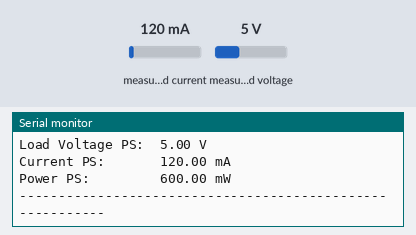
Recording of a sketch running on a simulated Arduino Leonardo, built with avr-gcc and run on an emulated ATmega32U4. On the bench: the last lines printed to the serial monitor. The test bench sets the inputs (shaded band); at power-on: measured voltage 5 V, measured current 120 mA.

Above: at 1.3 s.
1.4 s: measured voltage set to 3.8 V
At 2.9 s:
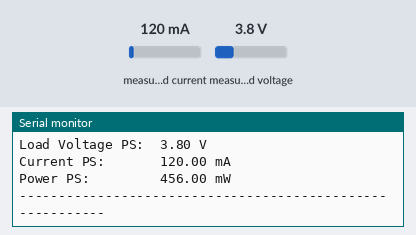
4.4 s: measured current set to 40 mA
At 5.3 s:
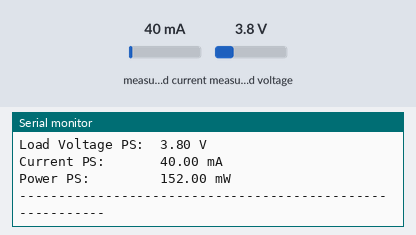
5.9 s: measured current set to 500 mA
At 7.5 s:
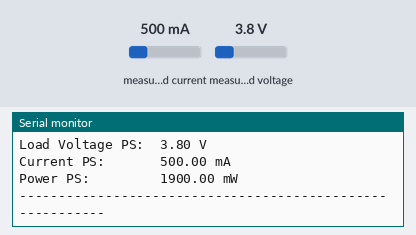
Timing chart, 0 to 9.0 s (numbered marks = the images above; inputs shaded):
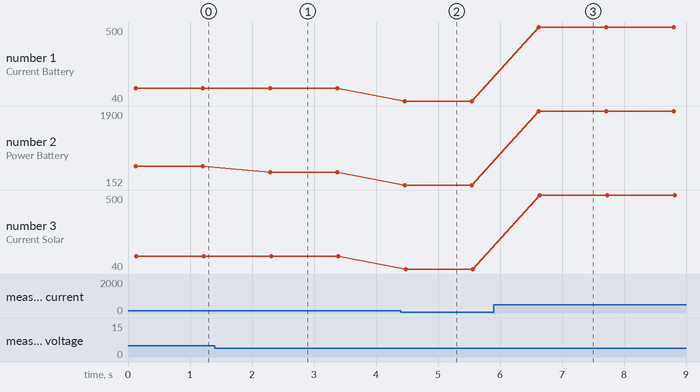

Measured:
- after the input at 1.4 s, the serial monitor: prints a new line after 0.89 s (image 1)
- after the input at 4.4 s, the serial monitor: prints a new line after 0.06 s (image 2)
- after the input at 5.9 s, the serial monitor: prints a new line after 0.72 s (image 3)
- plotted number 1: 120 → 40 after the input at 4.4 s, 40 → 500 after the input at 5.9 s
- plotted number 2: 600 → 456 after the input at 1.4 s, 456 → 152 after the input at 4.4 s, 152 → 1900 after the input at 5.9 s
- plotted number 3: 120 → 40 after the input at 4.4 s, 40 → 500 after the input at 5.9 s

The sketch:

PowerMeterV2.ino
```cpp
//Read INA260 power measurement devices on Skunkworks solar power project.

#include <Wire.h>
#include <Adafruit_INA219.h>
#include <Adafruit_INA260.h>

Adafruit_INA260 ina260_A = Adafruit_INA260();
Adafruit_INA260 ina260_B = Adafruit_INA260();
Adafruit_INA260 ina260_C = Adafruit_INA260();
Adafruit_INA260 ina260_D = Adafruit_INA260();

//Initialize cumulative battery current
  float cum_batt_current = 0.0;

void setup(void)
{
  Serial.begin(115200);
  while (!Serial)
  {
      // will pause Zero, Leonardo, etc until serial console opens
      delay(1);
  }

// Set up the serial port to talk to the P{
  Serial1.begin(9600);
  while (!Serial1) {Serial.print ("Waiting for Pi port");}

  uint32_t currentFrequency;


  // Initialize the INA260.
  // By default the initialization will use the largest range (32V, 2A).  However
  // you can call a setCalibration function to change this range (see comments).

  if (! ina260_A.begin(0x40))
  {
    Serial.println("Failed to find ina260_A chip");
    delay(2000);
  }
  if (! ina260_B.begin(0x41))
  {
    Serial.println("Failed to find ina260_B chip");
    delay(2000);
  }

  if (! ina260_C.begin(0x44))
  {
    Serial.println("Failed to find ina260_C chip");
    delay(2000);
  }

  if (! ina260_D.begin(0x45))
  {
    Serial.println("Failed to find ina260_D chip");
    delay(2000);
  }

  Serial.println("Measuring voltage and current with ina260 ...");
  delay(100);


} // setup

void loop(void)
{
  // NOTE - shunt voltage isn't measured by the INA260 but it's kept in the code to
  // maintain a consistent output record format
  float shuntvoltage = 0;
  float busvoltage = 0;
  float current_mA = 0;
  float loadvoltage = 0;
  float power_mW = 0;

  //Serial1.println ("testing");
  Serial.println ("Printed to Serial1");

 // Have to read in B,S,L,P order to keep the output record fields in the right order

 //--------------------------------------------------------------------------------------
// Read B = battery
  //shuntvoltage = ina260_A.getShuntVoltage_mV();
  busvoltage = ina260_B.readBusVoltage()/1000;
  current_mA = ina260_B.readCurrent();
  power_mW = ina260_B.readPower();
  loadvoltage = busvoltage + (shuntvoltage / 1000);

  // Accumulate the battery current
  cum_batt_current = cum_batt_current + current_mA;

  Serial.print("Bus Voltage Battery:   "); Serial.print(busvoltage); Serial.println(" V");
  Serial.print("Shunt Voltage Battery: "); Serial.print(shuntvoltage); Serial.println(" mV");
  Serial.print("Load Voltage Battery:  "); Serial.print(loadvoltage); Serial.println(" V");
  Serial.print("Current Battery:       "); Serial.print(current_mA); Serial.println(" mA");
  Serial.print("Power Battery:         "); Serial.print(power_mW); Serial.println(" mW");
  Serial.print("Cum Battery Current    "); Serial.print(cum_batt_current); Serial.println(" mA");
  Serial.println("");

// Output a CSV line to read by the Pi
// Change these to Serial1
  Serial1.print("B");Serial1.print(",");
  Serial1.print(busvoltage);Serial1.print(",");
  Serial1.print(shuntvoltage);Serial1.print(",");
  Serial1.print(loadvoltage);Serial1.print(",");
  Serial1.print(current_mA);Serial1.print(",");
  Serial1.print(power_mW);Serial1.print(",");
  //Serial1.println("");
//-------------------------------------------------------------------------------------------------
// Read Solar
  //shuntvoltage = ina260_C.getShuntVoltage_mV();
  busvoltage = ina260_C.readBusVoltage()/1000;
  current_mA = ina260_C.readCurrent();
  power_mW = ina260_C.readPower();
  loadvoltage = busvoltage + (shuntvoltage / 1000);
  shuntvoltage = 0.0; // set for consistency with 219 and to keep the output record consistent

  Serial.print("Bus Voltage Solar:   "); Serial.print(busvoltage); Serial.println(" V");
  Serial.print("Shunt Voltage Solar: "); Serial.print(shuntvoltage); Serial.println(" mV");
  Serial.print("Load Voltage Solar:  "); Serial.print(loadvoltage); Serial.println(" V");
  Serial.print("Current Solar:       "); Serial.print(current_mA); Serial.println(" mA");
  Serial.print("Power Solar:         "); Serial.print(power_mW); Serial.println(" mW");
  Serial.println("");

// Output a CSV line to read by the Pi
// Change these to Serial1
  Serial1.print("S");Serial1.print(",");
  Serial1.print(busvoltage);Serial1.print(",");
  Serial1.print(shuntvoltage);Serial1.print(",");
  Serial1.print(loadvoltage);Serial1.print(",");
  Serial1.print(current_mA);Serial1.print(",");
  Serial1.print(power_mW);Serial1.print(",");
 // Serial1.println("");

//-------------------------------------------------------------------------------------------------
// Read Load
  //shuntvoltage = ina260_D.getShuntVoltage_mV();
  busvoltage = ina260_D.readBusVoltage()/1000;
  current_mA = ina260_D.readCurrent();
  power_mW = ina260_D.readPower();
  loadvoltage = busvoltage + (shuntvoltage / 1000);

  Serial.print("Bus Voltage Load:   "); Serial.print(busvoltage); Serial.println(" V");
  Serial.print("Shunt Voltage Load: "); Serial.print(shuntvoltage); Serial.println(" mV");
  Serial.print("Load Voltage Load:  "); Serial.print(loadvoltage); Serial.println(" V");
  Serial.print("Current Load:       "); Serial.print(current_mA); Serial.println(" mA");
  Serial.print("Power Load:         "); Serial.print(power_mW); Serial.println(" mW");
  Serial.println("");

// Output a CSV line to read by the Pi
// Change these to Serial1
  Serial1.print("L");Serial1.print(",");
  Serial1.print(busvoltage);Serial1.print(",");
  Serial1.print(shuntvoltage);Serial1.print(",");
  Serial1.print(loadvoltage);Serial1.print(",");
  Serial1.print(current_mA);Serial1.print(",");
  Serial1.print(power_mW);Serial1.print(",");
  //Serial1.println("");

  //-------------------------------------------------------------------------------------------------
//// Read A = PS
  //shuntvoltage = ina260_A.getShuntVoltage_mV();
  busvoltage = ina260_A.readBusVoltage()/1000;
  current_mA = ina260_A.readCurrent();
  power_mW = ina260_A.readPower();
  loadvoltage = busvoltage + (shuntvoltage / 1000);
//
  Serial.print("Bus Voltage PS:   "); Serial.print(busvoltage); Serial.println(" V");
  //Serial.print("Shunt Voltage PS: "); Serial.print(shuntvoltage); Serial.println(" mV");
  Serial.print("Load Voltage PS:  "); Serial.print(loadvoltage); Serial.println(" V");
  Serial.print("Current PS:       "); Serial.print(current_mA); Serial.println(" mA");
  Serial.print("Power PS:         "); Serial.print(power_mW); Serial.println(" mW");
  Serial.println("");

// Output a CSV line to read by the Pi
// Change these to Serial1
  Serial1.print("P");Serial1.print(",");
  Serial1.print(busvoltage);Serial1.print(",");
  Serial1.print(shuntvoltage);Serial1.print(",");
  Serial1.print(loadvoltage);Serial1.print(",");
  Serial1.print(current_mA);Serial1.print(",");
  Serial1.print(power_mW);Serial1.print(",");
  Serial1.println(cum_batt_current);
  Serial.println("----------------------------------------------------------");

  delay(1000);
}
```
